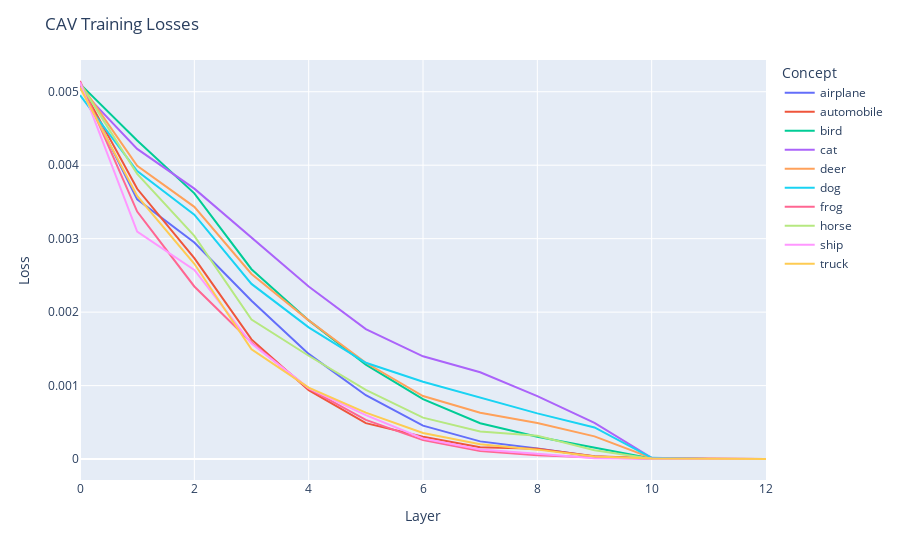

Write notebook code for a chart like this one.
### Code cell
cumulative_losses={}

for layer in range(13):
    layer_losses_file=open(f'{external_path}\\concept_activation_vectors\\{layer}\\training_losses','rb')
    layer_losses=pickle.load(layer_losses_file)
    layer_losses_file.close()

    for relation in layer_losses.keys():
        if relation in cumulative_losses.keys():
            cumulative_losses[relation]=cumulative_losses[relation]+[layer_losses[relation]]
        else:
            cumulative_losses[relation]=[layer_losses[relation]]

cumulative_losses_df=pd.DataFrame.from_dict(cumulative_losses)

fig=px.line(cumulative_losses_df)

fig.update_layout(title="CAV Training Losses",xaxis_title="Layer",yaxis_title="Loss",legend_title="Concept")

fig.show()

### Figure 1 — Plotly figure (JSON) as saved in the notebook; plotly's stock layout.template omitted (floating-point values rounded to 4 significant figures)
{"data": [{"hovertemplate": "variable=airplane<br>index=%{x}<br>value=%{y}<extra></extra>", "legendgroup": "airplane", "line": {"color": "#636efa", "dash": "solid"}, "marker": {"symbol": "circle"}, "mode": "lines", "name": "airplane", "orientation": "v", "showlegend": true, "type": "scatter", "x": [0, 1, 2, 3, 4, 5, 6, 7, 8, 9, 10, 11, 12], "xaxis": "x", "y": [0.005098, 0.003535, 0.002948, 0.002156, 0.001431, 0.0008689, 0.0004558, 0.000241, 0.000143, 3.445e-05, 4.391e-06, 1.206e-06, 1.009e-06], "yaxis": "y"}, {"hovertemplate": "variable=automobile<br>index=%{x}<br>value=%{y}<extra></extra>", "legendgroup": "automobile", "line": {"color": "#EF553B", "dash": "solid"}, "marker": {"symbol": "circle"}, "mode": "lines", "name": "automobile", "orientation": "v", "showlegend": true, "type": "scatter", "x": [0, 1, 2, 3, 4, 5, 6, 7, 8, 9, 10, 11, 12], "xaxis": "x", "y": [0.005106, 0.003679, 0.002734, 0.001629, 0.0009382, 0.0004896, 0.0003051, 0.0001595, 0.0001405, 3.732e-05, 1.113e-05, 1.276e-06, 1.018e-06], "yaxis": "y"}, {"hovertemplate": "variable=bird<br>index=%{x}<br>value=%{y}<extra></extra>", "legendgroup": "bird", "line": {"color": "#00cc96", "dash": "solid"}, "marker": {"symbol": "circle"}, "mode": "lines", "name": "bird", "orientation": "v", "showlegend": true, "type": "scatter", "x": [0, 1, 2, 3, 4, 5, 6, 7, 8, 9, 10, 11, 12], "xaxis": "x", "y": [0.005106, 0.004337, 0.003617, 0.002584, 0.001888, 0.001286, 0.0008146, 0.0004874, 0.0003028, 0.0001592, 9.435e-06, 1.361e-06, 1.088e-06], "yaxis": "y"}, {"hovertemplate": "variable=cat<br>index=%{x}<br>value=%{y}<extra></extra>", "legendgroup": "cat", "line": {"color": "#ab63fa", "dash": "solid"}, "marker": {"symbol": "circle"}, "mode": "lines", "name": "cat", "orientation": "v", "showlegend": true, "type": "scatter", "x": [0, 1, 2, 3, 4, 5, 6, 7, 8, 9, 10, 11, 12], "xaxis": "x", "y": [0.005042, 0.004222, 0.003681, 0.003016, 0.00235, 0.001769, 0.001399, 0.001181, 0.0008569, 0.000494, 1.746e-05, 1.405e-06, 1.109e-06], "yaxis": "y"}, {"hovertemplate": "variable=deer<br>index=%{x}<br>value=%{y}<extra></extra>", "legendgroup": "deer", "line": {"color": "#FFA15A", "dash": "solid"}, "marker": {"symbol": "circle"}, "mode": "lines", "name": "deer", "orientation": "v", "showlegend": true, "type": "scatter", "x": [0, 1, 2, 3, 4, 5, 6, 7, 8, 9, 10, 11, 12], "xaxis": "x", "y": [0.005113, 0.003992, 0.003433, 0.002519, 0.001888, 0.001311, 0.0008581, 0.0006309, 0.0004903, 0.0003094, 1.55e-05, 1.339e-06, 9.96e-07], "yaxis": "y"}, {"hovertemplate": "variable=dog<br>index=%{x}<br>value=%{y}<extra></extra>", "legendgroup": "dog", "line": {"color": "#19d3f3", "dash": "solid"}, "marker": {"symbol": "circle"}, "mode": "lines", "name": "dog", "orientation": "v", "showlegend": true, "type": "scatter", "x": [0, 1, 2, 3, 4, 5, 6, 7, 8, 9, 10, 11, 12], "xaxis": "x", "y": [0.004954, 0.003919, 0.003326, 0.002384, 0.001792, 0.00131, 0.001054, 0.0008369, 0.0006222, 0.0004306, 1.667e-05, 1.285e-06, 1.071e-06], "yaxis": "y"}, {"hovertemplate": "variable=frog<br>index=%{x}<br>value=%{y}<extra></extra>", "legendgroup": "frog", "line": {"color": "#FF6692", "dash": "solid"}, "marker": {"symbol": "circle"}, "mode": "lines", "name": "frog", "orientation": "v", "showlegend": true, "type": "scatter", "x": [0, 1, 2, 3, 4, 5, 6, 7, 8, 9, 10, 11, 12], "xaxis": "x", "y": [0.005146, 0.003369, 0.002349, 0.001587, 0.0009594, 0.0005329, 0.0002585, 0.0001096, 5.129e-05, 1.98e-05, 3.458e-06, 1.075e-06, 1.034e-06], "yaxis": "y"}, {"hovertemplate": "variable=horse<br>index=%{x}<br>value=%{y}<extra></extra>", "legendgroup": "horse", "line": {"color": "#B6E880", "dash": "solid"}, "marker": {"symbol": "circle"}, "mode": "lines", "name": "horse", "orientation": "v", "showlegend": true, "type": "scatter", "x": [0, 1, 2, 3, 4, 5, 6, 7, 8, 9, 10, 11, 12], "xaxis": "x", "y": [0.005114, 0.003882, 0.003038, 0.0019, 0.001406, 0.0009413, 0.0005638, 0.0003754, 0.000318, 0.0001208, 4.108e-06, 1.12e-06, 1.017e-06], "yaxis": "y"}, {"hovertemplate": "variable=ship<br>index=%{x}<br>value=%{y}<extra></extra>", "legendgroup": "ship", "line": {"color": "#FF97FF", "dash": "solid"}, "marker": {"symbol": "circle"}, "mode": "lines", "name": "ship", "orientation": "v", "showlegend": true, "type": "scatter", "x": [0, 1, 2, 3, 4, 5, 6, 7, 8, 9, 10, 11, 12], "xaxis": "x", "y": [0.005128, 0.003095, 0.002574, 0.001573, 0.0009667, 0.0005978, 0.0002804, 0.0001309, 7.351e-05, 1.03e-05, 2.806e-06, 1.013e-06, 1.105e-06], "yaxis": "y"}, {"hovertemplate": "variable=truck<br>index=%{x}<br>value=%{y}<extra></extra>", "legendgroup": "truck", "line": {"color": "#FECB52", "dash": "solid"}, "marker": {"symbol": "circle"}, "mode": "lines", "name": "truck", "orientation": "v", "showlegend": true, "type": "scatter", "x": [0, 1, 2, 3, 4, 5, 6, 7, 8, 9, 10, 11, 12], "xaxis": "x", "y": [0.005057, 0.003582, 0.002658, 0.001493, 0.0009719, 0.0006323, 0.0003551, 0.0002012, 0.0001286, 3.489e-05, 6.374e-06, 1.165e-06, 1.009e-06], "yaxis": "y"}], "layout": {"legend": {"title": {"text": "Concept"}, "tracegroupgap": 0}, "margin": {"t": 60}, "title": {"text": "CAV Training Losses"}, "xaxis": {"anchor": "y", "domain": [0, 1], "title": {"text": "Layer"}}, "yaxis": {"anchor": "x", "domain": [0, 1], "title": {"text": "Loss"}}}}
